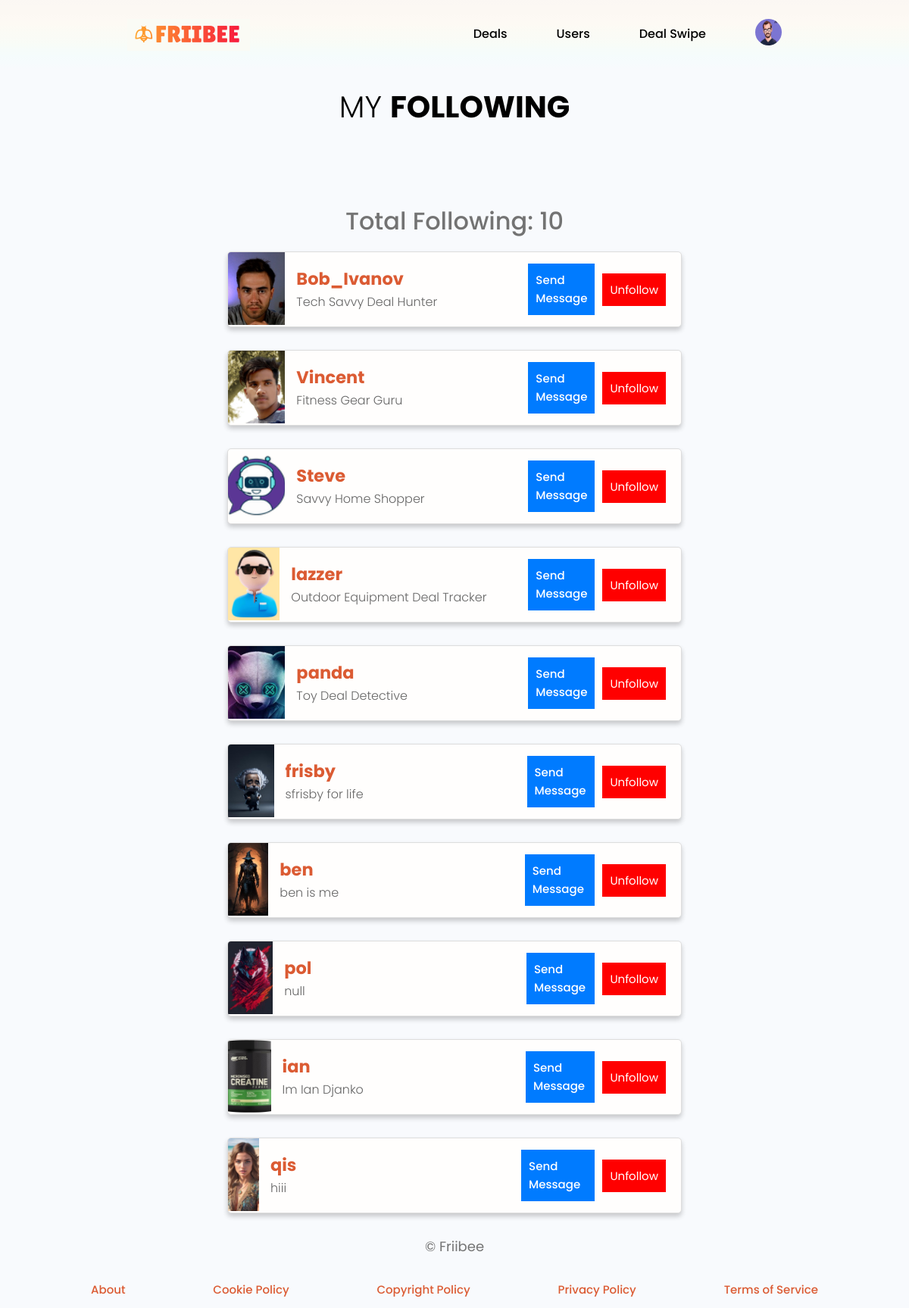
Page /following/21 (signed in) on the committed database.
### users/models.py (models this page shows, shortened)
class Profile(models.Model):
    user = models.OneToOneField(
        User, on_delete=models.CASCADE, null=True, blank=True)
    name = models.CharField(max_length=200, blank=True, null=True)
    email = models.EmailField(max_length=500, blank=True, null=True)
    username = models.CharField(max_length=200, blank=True, null=True)
    location = models.CharField(max_length=200, blank=True, null=True)
    short_intro = models.CharField(max_length=200, blank=True, null=True)
    bio = models.TextField(blank=True, null=True)
    profile_image = models.ImageField(
        null=True, blank=True, upload_to='profiles/', default="profiles/user-default.png")
    social_facebook = models.CharField(max_length=200, blank=True, null=True)
    social_twitter = models.CharField(max_length=200, blank=True, null=True)
    social_instagram = models.CharField(max_length=200, blank=True, null=True)
    social_youtube = models.CharField(max_length=200, blank=True, null=True)
    social_website = models.CharField(max_length=200, blank=True, null=True)
    created = models.DateTimeField(auto_now_add=True)
    id = models.UUIDField(primary_key=True, default=uuid.uuid4, editable=False)
    followers = models.ManyToManyField(User, related_name='following', blank=True)
    followers_last_checked = models.DateTimeField(auto_now_add=True, null=True)
    blocked_users = models.ManyToManyField('self', symmetrical=False, blank=True, related_name="blocking_users")
    followed_tags = models.ManyToManyField('projects.Tag', blank=True, related_name='followers')
    notify_new_followers = models.BooleanField(default=True)
    notify_new_messages = models.BooleanField(default=True)  # Add this line for new message notifications
    notify_new_comment_on_project = models.BooleanField(default=True)  # New setting for comments on project
    notify_new_replied_comment = models.BooleanField(default=True)
    notify_new_upvote_on_project = models.BooleanField(default=True)  # New setting for upvotes on projects
    class Meta:
        ordering = ['created']
    @property
    def imageURL(self):
        try:
            url = self.profile_image.url
        except:
            url = ''
        return url

### users/views.py (the view)
# urls.py: path('following/<int:pk>', views.view_following, name="view-following"),
@login_required(login_url='login')
def view_following(request, pk):
    user = get_object_or_404(User, id=pk)
    following = user.following.all()
    context = {'users': following}
    return render(request, 'users/following.html', context)

### users/context_processors.py (called while the page is built)
def notification_counts(request):
    if request.user.is_authenticated:
        profile = request.user.profile
        notifications = Notification.objects.filter(profile=profile, seen=False)
        unseen_notifications_count = notifications.count()
        unseen_reviews = Review.objects.filter(project__owner=profile, seen=False)
        unseen_reviews_count = unseen_reviews.count()
        new_followers = User.objects.filter(Q(following__in=[profile]) & Q(profile__followers_last_checked__lt=profile.followers_last_checked))
        new_followers_count = new_followers.count()
    else:
        unseen_notifications_count = 0
        unseen_reviews_count = 0
        new_followers_count = 0
    return {
        'unseen_notifications_count': unseen_notifications_count,
        'unseen_reviews_count': unseen_reviews_count,
        'new_followers_count': new_followers_count
    }

### users/templates/users/following.html (shortened to what this page needs)
{% extends 'main.html' %}
{% block content %}
    <section class="heros-section text-center">
        <div class="container container--narrow">
            <div class="heros-section__box">
                <h2>My <span>Following</span></h2>
            </div>
        </div>
    </section>
    <div class="favorites-container">
        <h3>Total Following: {{ users.count }}</h3>
        {% for user in users %}
        <div class="card">
            <a href="{% url 'user-profile' user.id %}">
                <img src="{{ user.imageURL }}" alt="{{ user.username }}'s profile image">
            </a>
            <div class="card-content">
                <a href="{% url 'user-profile' user.id %}">
                    <h2>{{ user.username }}</h2>
                    <p>{{ user.short_intro }}</p>
                </a>
            </div>
            <div class="remove-button-container">
                <a href="{% url 'create-message' user.id %}" class="message-button">Send Message</a>
                {% if request.user in user.followers.all %}
                    <form action="{% url 'unfollow-user' user.id 'following' %}" method="POST" id="unfollow-form-{{ user.id }}">
                        <button class="remove-button" type="button" onclick="handleUnfollow('{{ user.id }}')">Unfollow</button>
                    </form>
                {% endif %}
            </div>
        </div>
    {% endfor %}
    </div>
{% endblock %}

### templates/navbar.html (shortened to what this page needs)
{% load static %}
<head>
    <link rel="stylesheet" href="https://cdnjs.cloudflare.com/ajax/libs/font-awesome/5.15.4/css/all.min.css">
</head>
<header class="header">
    <div class="container container--narrow">
        <a href="{% url 'projects' %}" class="header__logo">
            <img src="{% static 'images/friibee.png' %} " alt="DevSearch Logo" />
        </a>
        <nav class="header__nav">
            <ul class="header__menu">
                <li class="header__menuItem"><a href="{% url 'projects' %}">Deals</a></li>
                <li class="header__menuItem"><a href="{% url 'profiles' %}">Users</a></li>
                <li class="header__menuItem"><a href="{% url 'swipe-page' %}">Deal Swipe</a></li>
                {% if request.user.is_authenticated %}
                <li class="header__menuItem">
                    <div class="image-icon-wrapper">
                        <img class="user-image" src="{{ request.user.profile.imageURL }}" alt="{{ request.user.profile.username }}" />
                    </div>
                </li>
                {% else %}
                <li class="header__menuItem"><a href="{% url 'login' %}" class="btn btn--sub" style="color: white;">Login/Sign Up</a></li>
                {% endif %}
            </ul>
        </nav>
    </div>
</header>

### static/styles/app.css (style rules this page uses)
:root { --color-sub: #2d2d39; }
.card { border: 2px solid var(--color-light); }
img { width: 100%; }
.header { position: sticky; z-index: 111; background-image: linear-gradient(to bottom, #fbf7f3, #fcf8f3, #fcf8f3, #fdf9f4, #fdfaf4, #fbfbf5, #fafbf6, #f8fcf7, #f6fcfa, #f5fcfc, #f6fbfd, #f8fafd); padding: 1.5rem 0; }
.header > .container { display: flex; justify-content: space-between; align-items: center; }
.header__logo > img { height: 4.2rem; margin-top: 10px; }
.header__nav > ul { display: inline-flex; align-items: center; list-style: none; gap: 6.5rem; }
.header__menuItem > a { color: #000000; font-weight: 450; font-size: 16px; }
.heros-section { height: 15vh; display: flex; align-items: center; background: #f8fafd; margin-bottom: 5vh; }
.heros-section__box { margin-bottom: 2rem; }
.heros-section__box > h2, .heros-section__box > h2 > span { font-size: 4rem; color: #000000; line-height: 1.3; text-transform: uppercase; }
.heros-section__box > h2 { font-weight: 300; }
.heros-section__box > h2 > span { font-weight: 700; }

### static/uikit/styles/modules/_variables.css (style rules this page uses)
:root { --color-main: #5aa5b9; --color-main-light: #e6faff; --color-sub: #3f4156; --color-sub-light: #51546e; --color-sub-lighter: #ededfd; --color-text: #737373; --color-gray: #8b8b8b; --color-light: #e5e7eb; --color-light-gray: #767676; --color-bg: #f8fafd; --color-white: #fffefd; --color-white-light: #f3f3f3; --color-success: #359e64; --color-success-bg: #def8e8; --color-error: #fc4b0b; --color-error-bg: #fff2ee; --font-base: 'Poppins', arial, helvetica, 'Segoe UI', roboto, ubuntu, sans-serif; --font-monospace: 'Fira Code', 'Courier New', courier, monospace; --font-regular: 300; --font-medium: 500; --font-bold: 700; --generic-shadow: 1px 1px 5px #00000010; --generic-transition: all 0.3s ease-in-out; }

### static/uikit/styles/modules/_base.css (style rules this page uses)
* { margin: 0; padding: 0; box-sizing: border-box; text-rendering: optimizeLegibility; color: inherit; font-size: inherit; }
html { font-size: 50%; }
@media only screen and (min-width: 480px) { html { font-size: 56.25%; } }
@media only screen and (min-width: 1200px) { html { font-size: 62.5%; } }
body { line-height: 1.6; font-weight: 400; font-size: 1.5rem; color: var(--color-text); background-color: var(--color-bg); min-height: 100vh; }

### static/uikit/styles/modules/_typography.css (style rules this page uses)
* { font-family: var(--font-base); }
h2 { font-size: 3.6rem; font-weight: var(--font-bold); }
h3 { font-size: 3.2rem; font-weight: var(--font-medium); }
p, span, strong { font-size: 1.6rem; color: var(--color-text); font-weight: var(--font-regular); }
a { padding-bottom: 2px; text-decoration: none; display: inline-block; color: #db5b33; font-weight: var(--font-medium); }

### static/uikit/styles/modules/_utilities.css (style rules this page uses)
.container { width: 92%; max-width: 165rem; margin: 0 auto; box-sizing: border-box; }
.container--narrow { width: 92%; max-width: 120rem; }
@media screen and (min-width: 1000px) { .container { width: 90%; } }
@media screen and (min-width: 1000px) { .container--narrow { width: 85%; } }
@media screen and (min-width: 1200px) { .container { width: 80%; } }
@media screen and (min-width: 1200px) { .container--narrow { width: 72%; } }
.text-center { text-align: center; }

### static/uikit/styles/modules/_card.css (style rules this page uses)
.card { border-radius: 1rem; background-color: var(--color-white); border: 1.5px solid var(--color-light); width: auto; height: auto; margin-top: 0.5rem; margin-bottom: 0.5rem; overflow: hidden; }

### templates/navbar.html (style rules this page uses)
.image-icon-wrapper { position: relative; display: inline-block; }
.user-image { width:35px; height:35px; border-radius:50%; }

### users/templates/users/following.html (style rules this page uses)
.favorites-container { display: flex; flex-direction: column; align-items: center; justify-content: center; padding: 1em; }
.card { display: flex; flex-direction: row; width: 100%; max-width: 600px; height: 100px; margin: 1em 0; box-shadow: 0 4px 6px 0 hsla(0, 0%, 0%, 0.2); border: 1px solid #ddd; border-radius: 5px; }
.card img { height: 100%; object-fit: cover; }
.card-content { display: flex; flex-direction: column; justify-content: center; padding: 15px; width: 67%; }
.card-content h2 { margin: 0; font-size: 1.5em; }
.card-content p { margin: 0; color: #666; }
.remove-button-container { display: flex; align-items: center; margin-left: auto; margin-right: 20px; }
.remove-button { padding: 10px; color: #fff; background-color: #f00; border: none; cursor: pointer; }
.message-button { padding: 10px; color: #fff; background-color: #007bff; border: none; cursor: pointer; text-decoration: none; display: inline-block; margin-right: 10px; }

### rows in the picture
Profile: imageURL (picture), username "Bob_Ivanov", short_intro "Tech Savvy Deal Hunter"
Profile: imageURL (picture), username "Vincent", short_intro "Fitness Gear Guru"
Profile: imageURL (picture), username "Steve", short_intro "Savvy Home Shopper"
Profile: imageURL (picture), username "lazzer", short_intro "Outdoor Equipment Deal Tracker"
Profile: imageURL (picture), username "panda", short_intro "Toy Deal Detective"
Profile: imageURL (placeholder picture), username "frisby", short_intro "sfrisby for life"
Profile: imageURL (picture), username "ben", short_intro "ben is me"
Profile: imageURL (picture), username "pol", short_intro "null"
Profile: imageURL (picture), username "ian", short_intro "Im Ian Djanko"
Profile: imageURL (placeholder picture), username "qis", short_intro "hiii"

### other values in the picture
{{ users.count }} "10"
